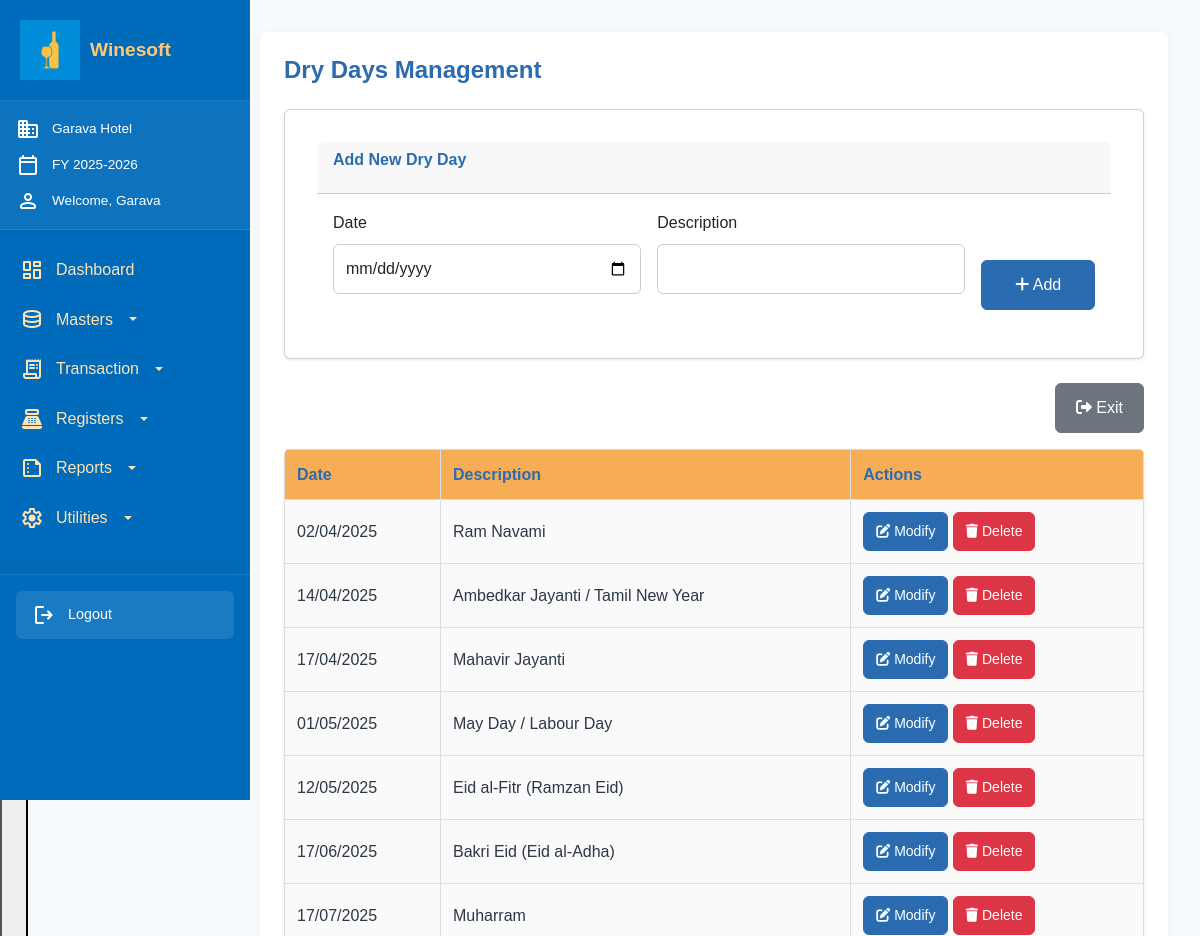
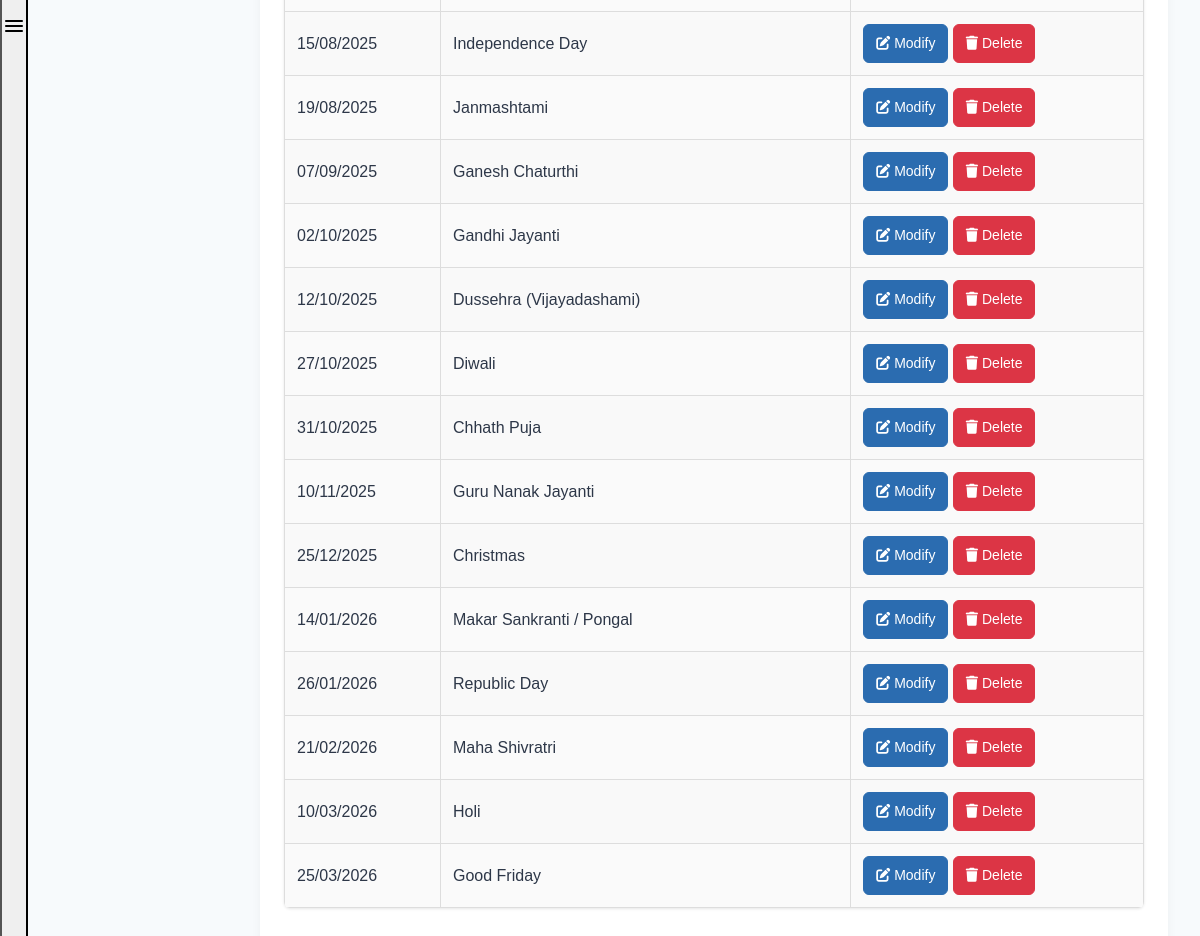
/public/dryday.php (signed in), run on the app's committed database (2 pictures, top to bottom).
### tables this page shows
CREATE TABLE `tbldrydays` (
  `id` int(11) NOT NULL,
  `DDATE` datetime DEFAULT NULL,
  `DDESC` varchar(50) DEFAULT NULL
);

### public/dryday.php (the view, shortened to what this page needs)
<?php
include_once "../config/db.php";
$query = "SELECT id, DATE_FORMAT(DDATE, '%d/%m/%Y') as formatted_date, DDESC FROM tblDryDays ORDER BY DDATE";
$result = $conn->query($query);
$drydays = $result->fetch_all(MYSQLI_ASSOC);
$edit_mode = false;
$edit_data = [];
?>
<!DOCTYPE html>
<html lang="en">
<head>
  <link href="https://cdn.jsdelivr.net/npm/bootstrap@5.3.0/dist/css/bootstrap.min.css" rel="stylesheet">
  <link rel="stylesheet" href="https://cdnjs.cloudflare.com/ajax/libs/font-awesome/6.0.0/css/all.min.css">
  <link rel="stylesheet" href="css/style.css?v=<?=time()?>">
  <link rel="stylesheet" href="css/navbar.css?v=<?=time()?>">
</head>
<body>
<div class="dashboard-container">
  <?php include 'components/navbar.php'; ?>
  <div class="main-content">
    <div class="content-area">
      <h3 class="mb-4">Dry Days Management</h3>
      <div class="card mb-4">
        <div class="card-header">
          <h5><?= $edit_mode ? 'Modify Dry Day' : 'Add New Dry Day' ?></h5>
        </div>
        <div class="card-body">
          <form method="POST" class="row g-3">
            <div class="col-md-5">
              <label for="ddate" class="form-label">Date</label>
              <input type="date" class="form-control" id="ddate" name="ddate"
                     value="<?= $edit_mode ? htmlspecialchars($edit_data['ddate']) : '' ?>" required>
            </div>
            <div class="col-md-5">
              <label for="ddesc" class="form-label">Description</label>
              <input type="text" class="form-control" id="ddesc" name="ddesc"
                     value="<?= $edit_mode ? htmlspecialchars($edit_data['DDESC']) : '' ?>" required maxlength="25">
            </div>
            <div class="col-md-2 d-flex align-items-end">
              <button type="submit" class="btn btn-primary w-100" name="<?= $edit_mode ? 'update_dryday' : 'add_dryday' ?>">
                <i class="fas fa-<?= $edit_mode ? 'save' : 'plus' ?>"></i> <?= $edit_mode ? 'Update' : 'Add' ?>
              </button>
            </div>
          </form>
        </div>
      </div>
      <div class="action-btn mb-3 d-flex gap-2">
        <a href="dashboard.php" class="btn btn-secondary ms-auto">
          <i class="fas fa-sign-out-alt"></i> Exit
        </a>
      </div>
      <div class="table-container">
        <table class="styled-table table-striped">
          <thead class="table-header">
            <tr>
              <th>Date</th>
              <th>Description</th>
              <th>Actions</th>
            </tr>
          </thead>
          <tbody>
          <?php if (!empty($drydays)): ?>
            <?php foreach ($drydays as $day): ?>
              <tr>
                <td><?= htmlspecialchars($day['formatted_date']); ?></td>
                <td><?= htmlspecialchars($day['DDESC']); ?></td>
                <td>
                  <a href="edit_dryday.php?id=<?= $day['id'] ?>" class="btn btn-sm btn-primary">
  <i class="fas fa-edit"></i> Modify
</a>
<a href="delete_dryday.php?id=<?= $day['id'] ?>" class="btn btn-sm btn-danger"
   onclick="return confirm('Are you sure you want to delete this dry day?');">
  <i class="fas fa-trash"></i> Delete
</a>
                </td>
              </tr>
            <?php endforeach; ?>
          <?php else: ?>
            <tr>
              <td colspan="3" class="text-center text-muted">No dry days found.</td>
            </tr>
          <?php endif; ?>
          </tbody>
        </table>
      </div>
  </div>
</div>
</body>
</html>

### public/css/style.css (style rules this page uses)
:root { --primary-color: #2B6CB0; --primary-hover: #4299E1; --secondary-color: #F6AD55; --background-color: #F7FAFC; --text-color: #2D3748; --light-text: #718096; --error-color: #E53E3E; --success-color: #38A169; --white: #FFFFFF; --border-radius: 6px; --box-shadow: 0 1px 3px rgba(0,0,0,0.1); --transition: all 0.2s ease; }
* { box-sizing: border-box; margin: 0; padding: 0; }
html { scroll-behavior: smooth; height: 100%; }
body { background-color: var(--background-color); font-family: 'Arial', sans-serif; line-height: 1.6; color: var(--text-color); min-height: 100vh; display: flex; flex-direction: column; }
h1, h2, h3, h4, h5, h6 { color: var(--primary-color); margin-bottom: 1rem; font-weight: 600; line-height: 1.2; }
h3 { font-size: 1.5rem; }
h5 { font-size: 1rem; }
.mb-3 { margin-bottom: 1.5rem; }
.mb-4 { margin-bottom: 2rem; }
.d-flex { display: flex; }
.gap-2 { gap: 1rem; }
.w-100 { width: 100%; }
.card { background: var(--white); padding: 1.5rem; border-radius: var(--border-radius); box-shadow: var(--box-shadow); margin-bottom: 1.5rem; }
.dashboard-container { display: flex; flex-direction: column; min-height: 100vh; width: 100%; background-color: var(--background-color); position: relative; }
.main-content { width: 100%; padding: 1rem; margin-top: 60px; }
.content-area { background: var(--white); border-radius: var(--border-radius); padding: 1rem; box-shadow: 0 2px 10px rgba(0,0,0,0.05); margin-bottom: 1rem; }
.form-control, .form-select { width: 100%; padding: 0.75rem; margin-bottom: 1rem; border: 1px solid #ccc; border-radius: 6px; font-size: 1rem; transition: var(--transition); }
.form-label { display: block; margin-bottom: 0.5rem; font-weight: 500; }
.btn { display: inline-block; padding: 0.75rem 1.25rem; font-weight: 500; text-align: center; text-decoration: none; border-radius: 6px; cursor: pointer; transition: var(--transition); border: 1px solid transparent; }
.btn-sm { padding: 0.5rem 0.75rem; font-size: 0.875rem; }
.btn-primary { background-color: var(--primary-color); color: var(--white); border-color: var(--primary-color); }
.btn-secondary { background-color: #6c757d; color: var(--white); border-color: #6c757d; }
.btn-danger { background-color: #dc3545; color: var(--white); border-color: #dc3545; }
.table-container { overflow-x: auto; -webkit-overflow-scrolling: touch; margin-bottom: 1rem; background: var(--white); border-radius: var(--border-radius); box-shadow: var(--box-shadow); }
.styled-table { width: 100%; min-width: 600px; border-collapse: collapse; color: var(--text-color); }
.styled-table thead tr { background-color: var(--secondary-color); color: var(--primary-color); }
.styled-table th, .styled-table td { padding: 12px; text-align: left; border: 1px solid #ddd; vertical-align: middle; }
.styled-table tbody tr:nth-child(even) { background-color: #f9f9f9; }
.table-striped tbody tr:nth-child(odd) { background-color: rgba(0,0,0,0.02); }
@media (min-width: 576px) { .container, .login-container, .card { padding: 2rem; } }
@media (min-width: 768px) { .dashboard-container { flex-direction: row; } }
@media (min-width: 768px) { .main-content { margin-left: 200px; margin-top: 0; width: calc(100% - 200px); padding: 1.5rem; } }
@media (min-width: 768px) { .content-area { padding: 1.5rem; } }
@media (min-width: 768px) { .styled-table { min-width: 100%; } }
@media (min-width: 992px) { .main-content { padding: 2rem; } }
@media (min-width: 992px) { .content-area { padding: 1.5rem; } }

### public/css/navbar.css (style rules this page uses)
* { margin: 0; padding: 0; box-sizing: border-box; font-family: 'Arial', sans-serif; }

### data on the page
tbldrydays: formatted_date "02/04/2025", DDESC "Ram Navami"
tbldrydays: formatted_date "14/04/2025", DDESC "Ambedkar Jayanti / Tamil New Year"
tbldrydays: formatted_date "17/04/2025", DDESC "Mahavir Jayanti"
tbldrydays: formatted_date "01/05/2025", DDESC "May Day / Labour Day"
tbldrydays: formatted_date "12/05/2025", DDESC "Eid al-Fitr (Ramzan Eid)"
tbldrydays: formatted_date "17/06/2025", DDESC "Bakri Eid (Eid al-Adha)"
tbldrydays: formatted_date "17/07/2025", DDESC "Muharram"
tbldrydays: formatted_date "15/08/2025", DDESC "Independence Day"
tbldrydays: formatted_date "19/08/2025", DDESC "Janmashtami"
tbldrydays: formatted_date "07/09/2025", DDESC "Ganesh Chaturthi"
tbldrydays: formatted_date "02/10/2025", DDESC "Gandhi Jayanti"
tbldrydays: formatted_date "12/10/2025", DDESC "Dussehra (Vijayadashami)"
tbldrydays: formatted_date "27/10/2025", DDESC "Diwali"
tbldrydays: formatted_date "31/10/2025", DDESC "Chhath Puja"
tbldrydays: formatted_date "10/11/2025", DDESC "Guru Nanak Jayanti"
tbldrydays: formatted_date "25/12/2025", DDESC "Christmas"
tbldrydays: formatted_date "14/01/2026", DDESC "Makar Sankranti / Pongal"
tbldrydays: formatted_date "26/01/2026", DDESC "Republic Day"
tbldrydays: formatted_date "21/02/2026", DDESC "Maha Shivratri"
tbldrydays: formatted_date "10/03/2026", DDESC "Holi"
tbldrydays: formatted_date "25/03/2026", DDESC "Good Friday"

### other printed values
$companyName "Garava Hotel"
$financialYear "2025-2026"
$username "Garava"
